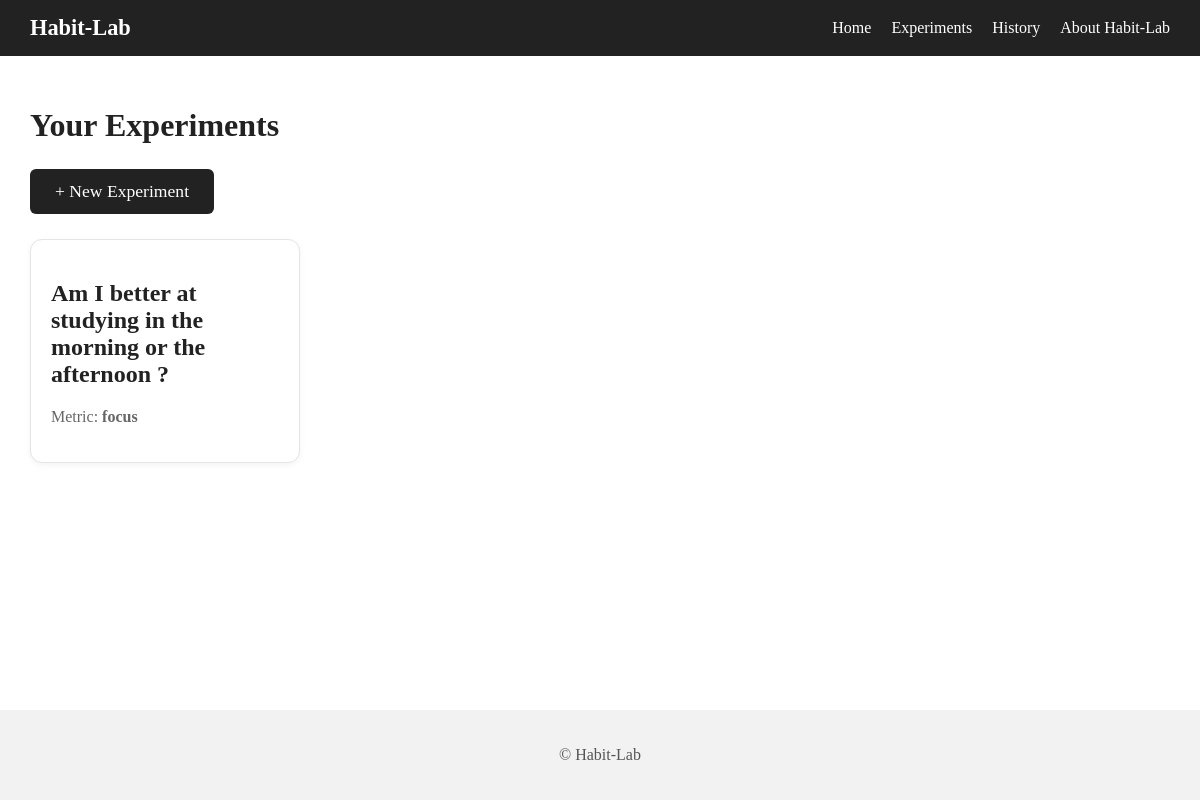
The page /experiments/ on the database as committed earlier.
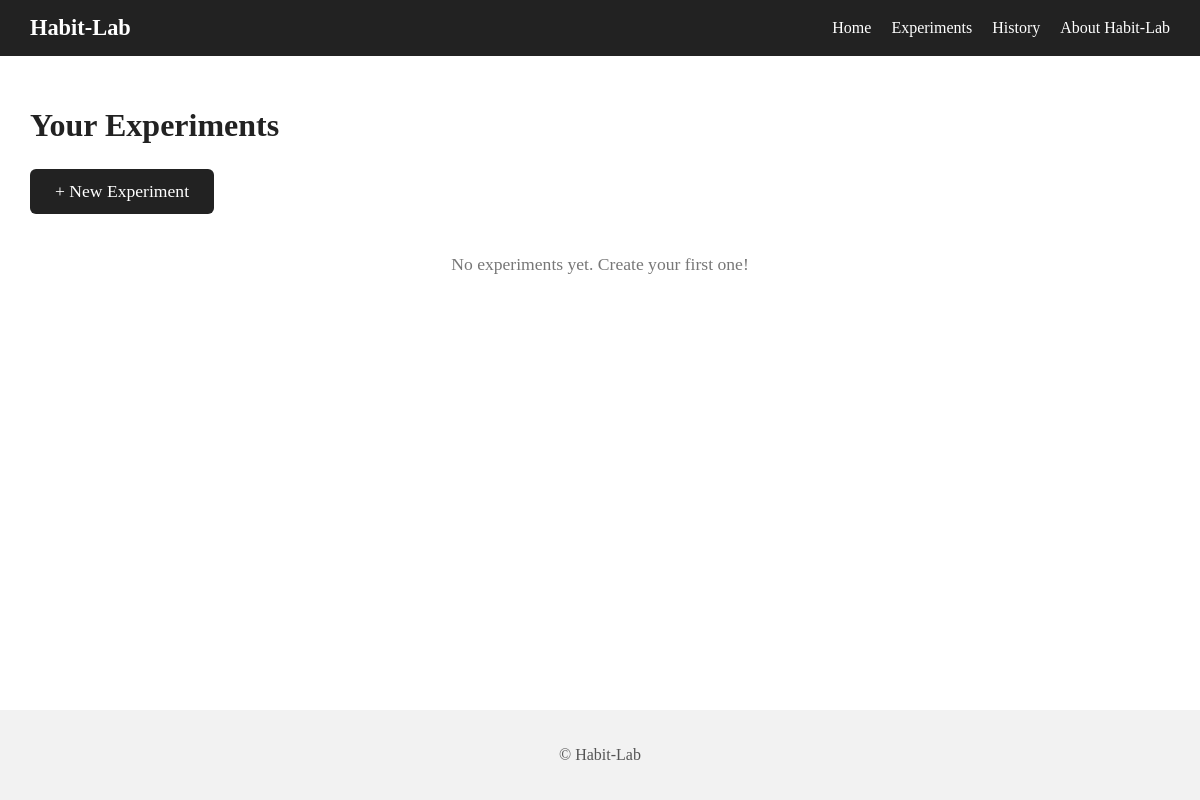
The same page on the database as committed later.
### tables this page shows
CREATE TABLE experiments (
    id INTEGER PRIMARY KEY AUTOINCREMENT,
    question TEXT NOT NULL,
    option_a TEXT NOT NULL,
    option_b TEXT NOT NULL,
    metric TEXT NOT NULL,
    duration_days INTEGER NOT NULL,
    created_at TEXT NOT NULL
);

### routes/experiments.py (the view)
    @bp.route("/")
    def list_experiments():
        experiments = experiment_model.all()
        return render_template("experiments.html", experiments=experiments)

### database.py (called while the page is built)
    def query(self, sql, params=()):
        self.cursor.execute(sql, params)
        return self.cursor.fetchall()

### models/experiment.py (called while the page is built)
    def all(self):
        return self.db.query("SELECT id, question, metric FROM experiments ORDER BY id DESC")

### templates/experiments.html (shortened to what this page needs)
{% extends "layout.html" %}
{% block body %}
<h1 class="page-title">Your Experiments</h1>
<div class="top-actions">
    <a href="/experiments/new" class="cta-button">+ New Experiment</a>
</div>
{% if experiments %}
    <div class="experiment-grid">
        {% for exp in experiments %}
            <a href="/experiments/{{ exp[0] }}" class="experiment-card">
                <h2>{{ exp[1] }}</h2>
                <p class="metric-label">Metric: <strong>{{ exp[2] }}</strong></p>
            </a>
        {% endfor %}
    </div>
{% else %}
    <p class="empty-state">No experiments yet. Create your first one!</p>
{% endif %}
{% endblock %}

Rows that differ between the two databases and show on the page:
removed experiments: question "Am I better at studying in the morning or the afternoon ?", metric "focus"
Other text that changed with them:
text now shown: "No experiments yet. Create your first one!"
